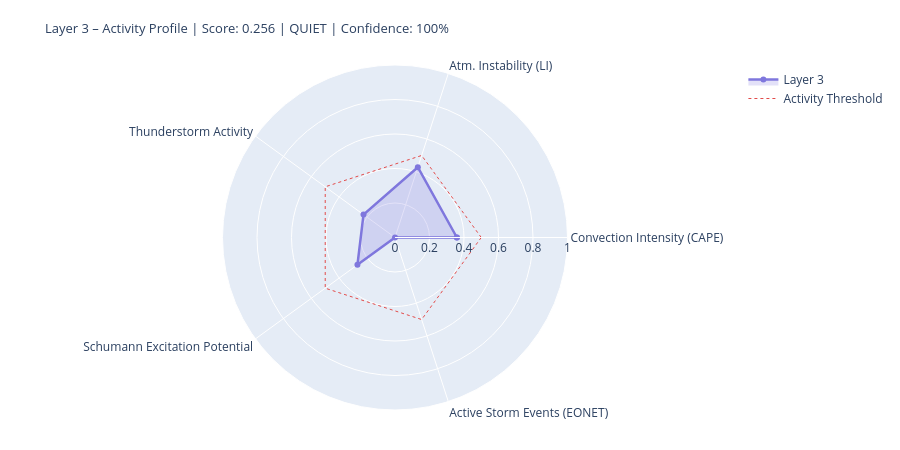

Notebook cell for this chart:
### Markdown cell above
---
## 4. State Assessment & Handoff to Layer 4/5

### Code cell
# ============================================================
# LAYER-3-SCORE
# Five dynamic components
# ============================================================

def norm(v, lo, hi):
    if v is None or (isinstance(v, float) and math.isnan(v)): return None
    return round(max(0.0, min(1.0, (v - lo) / (hi - lo))), 4)

# --- 1) Convection intensity (global CAPE mean) ---
cape_mean = df_atm['cape'].dropna().mean() if not df_atm.empty else None
conv_score = norm(cape_mean, 0, 3000)
conv_src   = 'primary' if cape_mean is not None else 'missing'

# --- 2) Atmospheric instability (LI mean) ---
li_mean   = df_atm['li'].dropna().mean() if not df_atm.empty else None
# Negative LI = unstable → higher score
instab_score = norm(-li_mean if li_mean is not None else None, -6, 6)
instab_src   = 'primary' if li_mean is not None else 'missing'

# --- 3) Thunderstorm activity (mean thunder score + WMO count) ---
thunder_mean = df_atm['thunder_score'].mean() if not df_atm.empty else None
n_thunder    = int(df_atm['thunderstorm'].sum()) if not df_atm.empty else 0
thunder_score_val = norm(
    (thunder_mean or 0) * 0.7 + n_thunder * 0.1, 0, 1.0
) if thunder_mean is not None else None
thunder_src = 'primary'

# --- 4) Schumann excitation potential (weighted Schumann contribution) ---
schumann_pot = df_atm['schumann_contribution'].mean() if not df_atm.empty else None
# Boosted by Layer-2 thunderstorm trigger
if schumann_pot is not None and l2_thunder:
    schumann_pot = min(1.0, schumann_pot * 1.2)
schumann_score = norm(schumann_pot, 0, 1.0) if schumann_pot is not None else None
schumann_src   = 'derived'

# --- 5) Storm activity (NASA EONET) ---
# Distinction: None = data not loaded, 0.0 = loaded but no events
storm_score = None
storm_src   = 'missing'
if raw.get('storms') is not None:          # API reached successfully
    storm_score = norm(len(storm_events), 0, 30) if storm_events else 0.0
    storm_src   = 'primary'

# X-Ray and Kp: context only, not in dynamic score
# (X-Ray = Layer-0/4 driver; Kp = geomagnetic index, not a lightning proxy)
xray_context = None
if raw.get('xray'):
    df_xc = pd.DataFrame(raw['xray'])
    fc = next((c for c in df_xc.columns
               if any(k in c.lower() for k in ['flux','long']) and 'time' not in c.lower()),
              df_xc.columns[1])
    df_xc[fc] = pd.to_numeric(df_xc[fc], errors='coerce')
    xray_last = df_xc[fc].dropna().iloc[-1] if not df_xc[fc].dropna().empty else None
    if xray_last:
        xray_class = ('X' if xray_last>=1e-4 else 'M' if xray_last>=1e-5
                      else 'C' if xray_last>=1e-6 else 'B')
        xray_context = {'flux': float(xray_last), 'class': xray_class}
        print(f'X-Ray context: {xray_class}-class ({xray_last:.2e} W/m²)')

# --- Aggregate ---
COMPONENTS = {
    'Convection Intensity (CAPE)':  {'score': conv_score,       'source': conv_src,    'dynamic': True},
    'Atm. Instability (LI)':         {'score': instab_score,     'source': instab_src,  'dynamic': True},
    'Thunderstorm Activity':              {'score': thunder_score_val, 'source': thunder_src, 'dynamic': True},
    'Schumann Excitation Potential':   {'score': schumann_score,   'source': schumann_src,'dynamic': True},
    'Active Storm Events (EONET)': {'score': storm_score,      'source': storm_src,   'dynamic': True},
}

available   = {k: v['score'] for k, v in COMPONENTS.items() if v['score'] is not None}
unavailable = [k for k, v in COMPONENTS.items() if v['score'] is None]
layer3_score = round(sum(available.values()) / len(available), 4) if available else None
confidence   = round(len(available) / len(COMPONENTS), 2)
level = ('unknown' if layer3_score is None
         else 'quiet'   if layer3_score < 0.3
         else 'moderate' if layer3_score < 0.6
         else 'active')
dominant_l3 = max(available, key=available.get) if available else 'none'

# --- Ausgabe ---
W = 68
print('=' * W)
print('LAYER 3 – ATMOSPHERE / WEATHER / THUNDERSTORMS – STATE ASSESSMENT')
print('=' * W)
for name, comp in COMPONENTS.items():
    s = comp['score']
    if s is not None:
        bar = '█' * int(s * 20) + '░' * (20 - int(s * 20))
        print(f'  {name:<36} {bar}  {s:.3f}  [{comp["source"]}]')
    else:
        print(f'  {name:<36} {"─" * 20}  n/a   [missing]')
print('-' * W)
print(f'  Score:        {layer3_score:.3f}  ({len(available)}/{len(COMPONENTS)} components)')
print(f'  Confidence:   {confidence:.0%}')
print(f'  Level:        {level.upper()}')
print(f'  Dominant:     {dominant_l3}')
print(f'  CAPE mean:    {cape_mean:.0f} J/kg' if cape_mean else '  CAPE mean:    n/a')
print(f'  LI mean:      {li_mean:.1f} K' if li_mean is not None else '  LI mean:      n/a')
print(f'  Thunderstorms:{n_thunder} points (WMO)  +  {len(storm_events)} NASA EONET')
print('=' * W)

# Radar
cats   = list(available.keys())
vals_r = list(available.values())
if len(cats) >= 3:
    fig = go.Figure()
    fig.add_trace(go.Scatterpolar(
        r=vals_r + [vals_r[0]], theta=cats + [cats[0]],
        fill='toself', fillcolor='rgba(127,119,221,0.22)',
        line=dict(color='#7F77DD', width=2.5), name='Layer 3'
    ))
    fig.add_trace(go.Scatterpolar(
        r=[0.5] * (len(cats)+1), theta=cats + [cats[0]],
        line=dict(color='#E24B4A', dash='dot', width=1),
        mode='lines', name='Activity Threshold'
    ))
    fig.update_layout(
        title=dict(
            text=f'Layer 3 – Activity Profile | Score: {layer3_score:.3f} | {level.upper()} | Confidence: {confidence:.0%}',
            font=dict(size=13)
        ),
        polar=dict(radialaxis=dict(visible=True, range=[0, 1])),
        height=450, showlegend=True,
        margin=dict(l=60, r=60, t=65, b=40)
    )
    fig.show()

### Figure 1 — Plotly figure (JSON) as saved in the notebook; plotly's stock layout.template omitted (floating-point values rounded to 4 significant figures)
{"data": [{"fill": "toself", "fillcolor": "rgba(127,119,221,0.22)", "line": {"color": "#7F77DD", "width": 2.5}, "name": "Layer 3", "r": [0.3587, 0.4283, 0.2257, 0.2692, 0.0, 0.3587], "theta": ["Convection Intensity (CAPE)", "Atm. Instability (LI)", "Thunderstorm Activity", "Schumann Excitation Potential", "Active Storm Events (EONET)", "Convection Intensity (CAPE)"], "type": "scatterpolar"}, {"line": {"color": "#E24B4A", "dash": "dot", "width": 1}, "mode": "lines", "name": "Activity Threshold", "r": [0.5, 0.5, 0.5, 0.5, 0.5, 0.5], "theta": ["Convection Intensity (CAPE)", "Atm. Instability (LI)", "Thunderstorm Activity", "Schumann Excitation Potential", "Active Storm Events (EONET)", "Convection Intensity (CAPE)"], "type": "scatterpolar"}], "layout": {"height": 450, "margin": {"b": 40, "l": 60, "r": 60, "t": 65}, "polar": {"radialaxis": {"range": [0, 1], "visible": true}}, "showlegend": true, "title": {"font": {"size": 13}, "text": "Layer 3 – Activity Profile | Score: 0.256 | QUIET | Confidence: 100%"}}}
